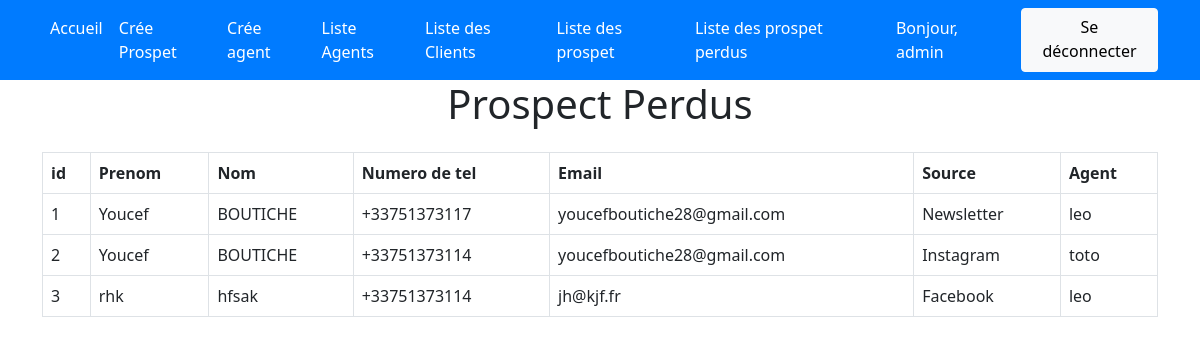
The page /list-prospet-perdu (signed in) on the database its author committed.
### crm_app/models.py (models this page shows)
class User(AbstractUser):
     pass

class LossLead(models.Model):
    first_name = models.CharField(max_length=255)
    last_name = models.CharField(max_length=255)
    phone_number = PhoneNumberField()
    email = models.EmailField()
    age = models.IntegerField(null=True, blank=True)
    source = models.CharField(max_length=100)
    agent = models.ForeignKey(Agent, on_delete=models.CASCADE, null=True, blank=True)
    created_at = models.DateTimeField(auto_now_add=True)
    lead = models.ForeignKey(Lead, on_delete=models.SET_NULL, null=True, blank=True)
    def __str__(self):
        return f"Prospet perdus: {self.first_name} {self.last_name}"

class Agent(models.Model):
    user = models.OneToOneField(User,on_delete=models.CASCADE)
    def __str__(self):
        return self.user.username

### crm_app/views.py (the view)
# urls.py: path('list-prospet-perdu',list_loos_leads,name="list_loss_leads"),
@login_required
def list_loos_leads(request):
    if request.user.is_superuser :
        loss_leads = LossLead.objects.all()
        pass
    else :
        agent = request.user.agent
        loss_leads = LossLead.objects.filter(agent=agent)
    print("prospet perdus ====================>", loss_leads)
    context = {
        'loss_leads':loss_leads,
    }
    return render(request,'leads/loss_leads_list.html',context)

### crm_app/templates/leads/loss_leads_list.html (shortened to what this page needs)
{% extends "base.html" %}
{% load static %}
{% block content %}
    <div class="container">
        <h1 class="text-center mb-4">Prospect Perdus</h1>
        <table class="table table-bordered">
            <thead>
              <tr>
                <th scope="col">id</th>
                <th scope="col">Prenom</th>
                <th scope="col">Nom</th>
                <th scope="col">Numero de tel</th>
                <th scope="col">Email</th>
                <th scope="col">Source</th>
                {% if user.is_superuser %}
                  <th scope="col">Agent</th>
                {% endif %}
              </tr>
            </thead>
            <tbody>
              {% for loss_lead in loss_leads %}
                  <tr>
                    <td>{{ loss_lead.id }}</td>
                    <td>{{ loss_lead.first_name }}</td>
                    <td>{{ loss_lead.last_name }}</td>
                    <td>{{ loss_lead.phone_number }}</td>
                    <td>{{ loss_lead.email }}</td>
                    <td>{{ loss_lead.source }}</td>
                    {% if user.is_superuser %}
                      <td>{{ loss_lead.agent }}</td>
                    {% endif %}
                  </tr>
              {% endfor %}
          </tbody>
          </table>
    </div>
{% endblock content %}

### crm_app/templates/navbar.html (shortened to what this page needs)
<nav class="navbar navbar-expand-lg navbar-dark">
    <div class="container">
        <div class="collapse navbar-collapse" id="navbarNav">
            {% if request.user.is_authenticated %}
                <ul class="navbar-nav me-auto mb-2 mb-lg-0">
                    <li class="nav-item">
                        <a class="nav-link active" aria-current="page" href="{% url 'index' %}">Accueil</a>
                    </li>
                    <li class="nav-item">
                        <a class="nav-link" href="{% url 'create_lead' %}">Crée Prospet</a>
                    </li>
                        {% if request.user.is_superuser %}
                            <li class="nav-item">
                                <a class="nav-link" href="{% url 'create_agent' %}">Crée agent</a>
                            </li>
                            <li class="nav-item">
                                <a class="nav-link" href="{% url 'list_agents' %}">Liste Agents</a>
                            </li>
                        {% endif %}
                    <li class="nav-item">
                        <a class="nav-link" href="{% url 'list_client' %}">Liste des Clients</a>
                    </li>
                    <li class="nav-item">
                        <a class="nav-link" href="{% url 'list_leads' %}">Liste des prospet</a>
                    </li>
                    <li class="nav-item">
                        <a class="nav-link" href="{% url 'list_loss_leads' %}">Liste des prospet perdus</a>
                    </li>
                </ul>
            {% endif %}
            <div class="d-flex">
                {% if request.user.is_authenticated %}
                <a class="nav-link">Bonjour, {{ request.user.username }}</a>
                <a href="{% url 'logout' %}" class="btn btn-light">Se déconnecter</a>
                {% else %}
                    <a href="{% url 'login' %}" class="btn btn-custom me-2">Connexion</a>
                    <a href="{% url 'signup' %}" class="btn btn-custom me-2">S'inscrire</a>
                {% endif %}
            </div>
        </div>
    </div>
</nav>

### static/styles/style.css (style rules this page uses)
.navbar { background-color: #007bff; }
.navbar-brand, .nav-link { color: #fff !important; }

### rows shown on the page
User: user.username "admin"
LossLead: id "1", first_name "Youcef", last_name "BOUTICHE", phone_number "+33751373117", email "youcefboutiche28@gmail.com", source "Newsletter", agent "leo"
LossLead: id "2", first_name "Youcef", last_name "BOUTICHE", phone_number "+33751373114", email "youcefboutiche28@gmail.com", source "Instagram", agent "toto"
LossLead: id "3", first_name "rhk", last_name "hfsak", phone_number "+33751373114", email "jh@kjf.fr", source "Facebook", agent "leo"
